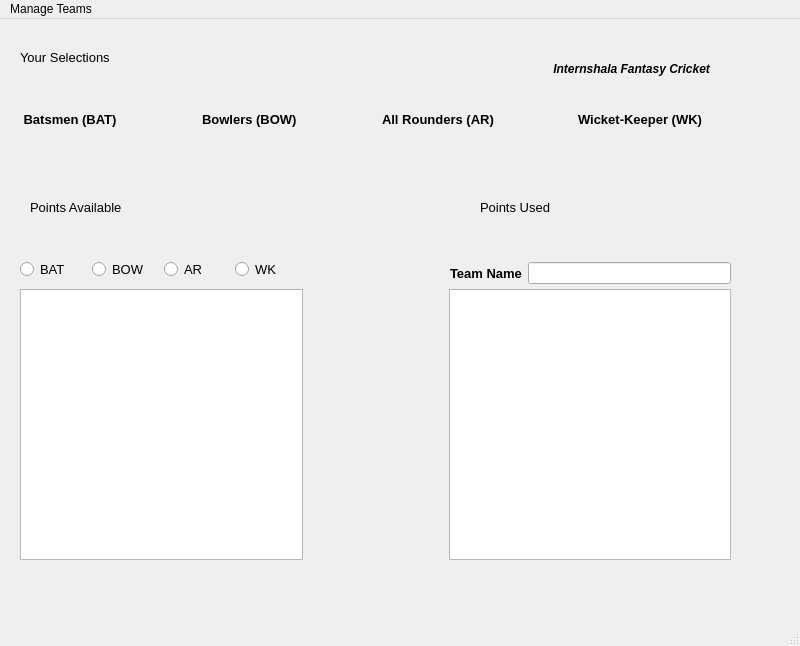
<?xml version="1.0" encoding="UTF-8"?>
<ui version="4.0">
 <class>MainWindow</class>
 <widget class="QMainWindow" name="MainWindow">
  <property name="geometry">
   <rect>
    <x>0</x>
    <y>0</y>
    <width>800</width>
    <height>646</height>
   </rect>
  </property>
  <property name="windowTitle">
   <string>MainWindow</string>
  </property>
  <widget class="QWidget" name="centralwidget">
   <widget class="QWidget" name="horizontalLayoutWidget">
    <property name="geometry">
     <rect>
      <x>20</x>
      <y>60</y>
      <width>761</width>
      <height>80</height>
     </rect>
    </property>
    <layout class="QHBoxLayout" name="horizontalLayout">
     <item>
      <widget class="QLabel" name="l1">
       <property name="font">
        <font>
         <family>Arial</family>
         <pointsize>10</pointsize>
         <weight>75</weight>
         <bold>true</bold>
        </font>
       </property>
       <property name="text">
        <string> Batsmen (BAT)</string>
       </property>
      </widget>
     </item>
     <item>
      <widget class="QLabel" name="label1">
       <property name="text">
        <string/>
       </property>
      </widget>
     </item>
     <item>
      <widget class="QLabel" name="l2">
       <property name="font">
        <font>
         <family>Arial</family>
         <pointsize>10</pointsize>
         <weight>75</weight>
         <bold>true</bold>
        </font>
       </property>
       <property name="text">
        <string>Bowlers (BOW)</string>
       </property>
      </widget>
     </item>
     <item>
      <widget class="QLabel" name="label2">
       <property name="text">
        <string/>
       </property>
      </widget>
     </item>
     <item>
      <widget class="QLabel" name="l3">
       <property name="font">
        <font>
         <family>Arial</family>
         <pointsize>10</pointsize>
         <weight>75</weight>
         <bold>true</bold>
        </font>
       </property>
       <property name="text">
        <string>All Rounders (AR)</string>
       </property>
      </widget>
     </item>
     <item>
      <widget class="QLabel" name="label3">
       <property name="text">
        <string/>
       </property>
      </widget>
     </item>
     <item>
      <widget class="QLabel" name="l4">
       <property name="font">
        <font>
         <family>Arial</family>
         <pointsize>10</pointsize>
         <weight>75</weight>
         <bold>true</bold>
        </font>
       </property>
       <property name="text">
        <string>Wicket-Keeper (WK)</string>
       </property>
      </widget>
     </item>
     <item>
      <widget class="QLabel" name="label4">
       <property name="text">
        <string/>
       </property>
      </widget>
     </item>
    </layout>
   </widget>
   <widget class="QLabel" name="l5">
    <property name="geometry">
     <rect>
      <x>20</x>
      <y>30</y>
      <width>141</width>
      <height>16</height>
     </rect>
    </property>
    <property name="font">
     <font>
      <family>Arial</family>
      <pointsize>10</pointsize>
      <weight>50</weight>
      <bold>false</bold>
     </font>
    </property>
    <property name="text">
     <string>Your Selections</string>
    </property>
   </widget>
   <widget class="QLabel" name="l6">
    <property name="geometry">
     <rect>
      <x>30</x>
      <y>180</y>
      <width>131</width>
      <height>16</height>
     </rect>
    </property>
    <property name="font">
     <font>
      <family>Arial</family>
      <pointsize>10</pointsize>
     </font>
    </property>
    <property name="text">
     <string>Points Available</string>
    </property>
   </widget>
   <widget class="QLabel" name="l7">
    <property name="geometry">
     <rect>
      <x>190</x>
      <y>180</y>
      <width>55</width>
      <height>16</height>
     </rect>
    </property>
    <property name="text">
     <string/>
    </property>
   </widget>
   <widget class="QLabel" name="l8">
    <property name="geometry">
     <rect>
      <x>480</x>
      <y>180</y>
      <width>101</width>
      <height>16</height>
     </rect>
    </property>
    <property name="font">
     <font>
      <family>Arial</family>
      <pointsize>10</pointsize>
     </font>
    </property>
    <property name="text">
     <string>Points Used</string>
    </property>
   </widget>
   <widget class="QLabel" name="l9">
    <property name="geometry">
     <rect>
      <x>620</x>
      <y>180</y>
      <width>55</width>
      <height>16</height>
     </rect>
    </property>
    <property name="text">
     <string/>
    </property>
   </widget>
   <widget class="QWidget" name="horizontalLayoutWidget_2">
    <property name="geometry">
     <rect>
      <x>20</x>
      <y>220</y>
      <width>281</width>
      <height>61</height>
     </rect>
    </property>
    <layout class="QHBoxLayout" name="horizontalLayout_2">
     <item>
      <widget class="QRadioButton" name="rb1">
       <property name="font">
        <font>
         <family>Arial</family>
         <pointsize>10</pointsize>
        </font>
       </property>
       <property name="text">
        <string>BAT</string>
       </property>
       <property name="checkable">
        <bool>true</bool>
       </property>
      </widget>
     </item>
     <item>
      <widget class="QRadioButton" name="rb2">
       <property name="font">
        <font>
         <family>Arial</family>
         <pointsize>10</pointsize>
        </font>
       </property>
       <property name="text">
        <string>BOW</string>
       </property>
      </widget>
     </item>
     <item>
      <widget class="QRadioButton" name="rb3">
       <property name="font">
        <font>
         <family>Arial</family>
         <pointsize>10</pointsize>
        </font>
       </property>
       <property name="text">
        <string>AR</string>
       </property>
      </widget>
     </item>
     <item>
      <widget class="QRadioButton" name="rb4">
       <property name="font">
        <font>
         <family>Arial</family>
         <pointsize>10</pointsize>
        </font>
       </property>
       <property name="text">
        <string>WK</string>
       </property>
      </widget>
     </item>
    </layout>
   </widget>
   <widget class="QWidget" name="horizontalLayoutWidget_3">
    <property name="geometry">
     <rect>
      <x>20</x>
      <y>270</y>
      <width>711</width>
      <height>271</height>
     </rect>
    </property>
    <layout class="QHBoxLayout" name="horizontalLayout_4">
     <item>
      <widget class="QListWidget" name="list1"/>
     </item>
     <item>
      <spacer name="horizontalSpacer">
       <property name="orientation">
        <enum>Qt::Horizontal</enum>
       </property>
       <property name="sizeType">
        <enum>QSizePolicy::Preferred</enum>
       </property>
       <property name="sizeHint" stdset="0">
        <size>
         <width>140</width>
         <height>20</height>
        </size>
       </property>
      </spacer>
     </item>
     <item>
      <widget class="QListWidget" name="list2"/>
     </item>
    </layout>
   </widget>
   <widget class="QWidget" name="horizontalLayoutWidget_4">
    <property name="geometry">
     <rect>
      <x>450</x>
      <y>210</y>
      <width>281</width>
      <height>89</height>
     </rect>
    </property>
    <layout class="QHBoxLayout" name="horizontalLayout_5">
     <item>
      <widget class="QLabel" name="l10">
       <property name="font">
        <font>
         <family>Arial</family>
         <pointsize>10</pointsize>
         <weight>75</weight>
         <bold>true</bold>
        </font>
       </property>
       <property name="text">
        <string>Team Name</string>
       </property>
      </widget>
     </item>
     <item>
      <widget class="QLineEdit" name="lineEdit"/>
     </item>
    </layout>
   </widget>
   <widget class="QLabel" name="pic">
    <property name="geometry">
     <rect>
      <x>540</x>
      <y>-10</y>
      <width>191</width>
      <height>71</height>
     </rect>
    </property>
    <property name="text">
     <string/>
    </property>
    <property name="pixmap">
     <pixmap>grabon-cricket-fantasy.png</pixmap>
    </property>
    <property name="scaledContents">
     <bool>true</bool>
    </property>
   </widget>
   <widget class="QLabel" name="fantasylabel">
    <property name="geometry">
     <rect>
      <x>550</x>
      <y>40</y>
      <width>201</width>
      <height>20</height>
     </rect>
    </property>
    <property name="font">
     <font>
      <family>Arial</family>
      <pointsize>9</pointsize>
      <weight>75</weight>
      <italic>true</italic>
      <bold>true</bold>
     </font>
    </property>
    <property name="text">
     <string> Internshala Fantasy Cricket</string>
    </property>
   </widget>
  </widget>
  <widget class="QStatusBar" name="statusbar"/>
  <widget class="QMenuBar" name="menubar">
   <property name="geometry">
    <rect>
     <x>0</x>
     <y>0</y>
     <width>800</width>
     <height>26</height>
    </rect>
   </property>
   <widget class="QMenu" name="menuManage_Teams">
    <property name="title">
     <string>Manage Teams</string>
    </property>
    <addaction name="actionNEW_Team"/>
    <addaction name="actionOPEN_Team"/>
    <addaction name="actionSAVE_Team"/>
    <addaction name="actionEVALUATE_Team"/>
   </widget>
   <addaction name="menuManage_Teams"/>
  </widget>
  <action name="actionNEW_Team">
   <property name="text">
    <string>NEW Team</string>
   </property>
  </action>
  <action name="actionOPEN_Team">
   <property name="text">
    <string>OPEN Team</string>
   </property>
  </action>
  <action name="actionSAVE_Team">
   <property name="text">
    <string>SAVE Team</string>
   </property>
  </action>
  <action name="actionEVALUATE_Team">
   <property name="text">
    <string>EVALUATE Team</string>
   </property>
  </action>
 </widget>
 <resources/>
 <connections/>
</ui>
